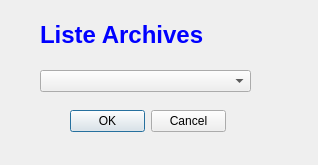
<?xml version="1.0" encoding="UTF-8"?>
<ui version="4.0">
 <class>archiver_article</class>
 <widget class="QDialog" name="archiver_article">
  <property name="geometry">
   <rect>
    <x>0</x>
    <y>0</y>
    <width>318</width>
    <height>165</height>
   </rect>
  </property>
  <property name="windowTitle">
   <string>Dialog</string>
  </property>
  <widget class="QDialogButtonBox" name="buttonBox">
   <property name="geometry">
    <rect>
     <x>70</x>
     <y>110</y>
     <width>156</width>
     <height>23</height>
    </rect>
   </property>
   <property name="orientation">
    <enum>Qt::Horizontal</enum>
   </property>
   <property name="standardButtons">
    <set>QDialogButtonBox::Cancel|QDialogButtonBox::Ok</set>
   </property>
  </widget>
  <widget class="QComboBox" name="archive">
   <property name="geometry">
    <rect>
     <x>40</x>
     <y>70</y>
     <width>211</width>
     <height>22</height>
    </rect>
   </property>
  </widget>
  <widget class="QLabel" name="label">
   <property name="geometry">
    <rect>
     <x>40</x>
     <y>20</y>
     <width>231</width>
     <height>31</height>
    </rect>
   </property>
   <property name="text">
    <string>&lt;html&gt;&lt;head/&gt;&lt;body&gt;&lt;p&gt;&lt;span style=&quot; font-size:18pt; font-weight:600; color:#0000ff;&quot;&gt;Liste Archives&lt;/span&gt;&lt;/p&gt;&lt;/body&gt;&lt;/html&gt;</string>
   </property>
  </widget>
 </widget>
 <resources/>
 <connections>
  <connection>
   <sender>buttonBox</sender>
   <signal>accepted()</signal>
   <receiver>archiver_article</receiver>
   <slot>accept()</slot>
   <hints>
    <hint type="sourcelabel">
     <x>185</x>
     <y>254</y>
    </hint>
    <hint type="destinationlabel">
     <x>157</x>
     <y>274</y>
    </hint>
   </hints>
  </connection>
  <connection>
   <sender>buttonBox</sender>
   <signal>rejected()</signal>
   <receiver>archiver_article</receiver>
   <slot>reject()</slot>
   <hints>
    <hint type="sourcelabel">
     <x>185</x>
     <y>260</y>
    </hint>
    <hint type="destinationlabel">
     <x>286</x>
     <y>274</y>
    </hint>
   </hints>
  </connection>
 </connections>
</ui>
